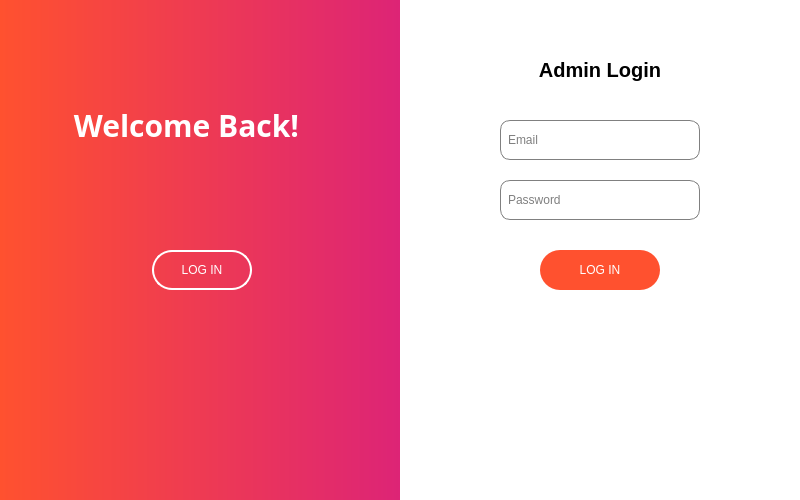
<?xml version="1.0" encoding="UTF-8"?>
<ui version="4.0">
 <class>AdminLogin</class>
 <widget class="QWidget" name="AdminLogin">
  <property name="geometry">
   <rect>
    <x>0</x>
    <y>0</y>
    <width>800</width>
    <height>500</height>
   </rect>
  </property>
  <property name="windowTitle">
   <string>Login</string>
  </property>
  <widget class="QWidget" name="leftPanel" native="true">
   <property name="geometry">
    <rect>
     <x>0</x>
     <y>0</y>
     <width>400</width>
     <height>500</height>
    </rect>
   </property>
   <property name="styleSheet">
    <string>background: qlineargradient(spread:pad, x1:0, y1:0, x2:1, y2:0, stop:0 #FF512F, stop:1 #DD2476);</string>
   </property>
   <widget class="QLabel" name="welcomeLabel">
    <property name="geometry">
     <rect>
      <x>71</x>
      <y>100</y>
      <width>231</width>
      <height>50</height>
     </rect>
    </property>
    <property name="font">
     <font>
      <family>Arial Rounded MT</family>
      <pointsize>-1</pointsize>
      <bold>true</bold>
     </font>
    </property>
    <property name="styleSheet">
     <string notr="true">color: white; font-size: 30px; font-weight: bold; background-color: transparent;</string>
    </property>
    <property name="text">
     <string>Welcome Back!</string>
    </property>
    <property name="alignment">
     <set>Qt::AlignmentFlag::AlignCenter</set>
    </property>
   </widget>
   <widget class="QPushButton" name="signInButton">
    <property name="geometry">
     <rect>
      <x>152</x>
      <y>250</y>
      <width>100</width>
      <height>40</height>
     </rect>
    </property>
    <property name="styleSheet">
     <string>background-color: transparent; color: white; border: 2px solid white; border-radius: 20px; padding: 5px;</string>
    </property>
    <property name="text">
     <string>LOG IN</string>
    </property>
   </widget>
  </widget>
  <widget class="QWidget" name="rightPanel" native="true">
   <property name="geometry">
    <rect>
     <x>400</x>
     <y>0</y>
     <width>400</width>
     <height>500</height>
    </rect>
   </property>
   <property name="styleSheet">
    <string>background: white;</string>
   </property>
   <widget class="QLabel" name="loginLabel">
    <property name="geometry">
     <rect>
      <x>120</x>
      <y>50</y>
      <width>160</width>
      <height>40</height>
     </rect>
    </property>
    <property name="styleSheet">
     <string>color: black; font-size: 20px; font-weight: bold;</string>
    </property>
    <property name="text">
     <string>Admin Login</string>
    </property>
    <property name="alignment">
     <set>Qt::AlignmentFlag::AlignCenter</set>
    </property>
   </widget>
   <widget class="QLineEdit" name="emailInput">
    <property name="geometry">
     <rect>
      <x>100</x>
      <y>120</y>
      <width>200</width>
      <height>40</height>
     </rect>
    </property>
    <property name="styleSheet">
     <string>border: 1px solid gray; border-radius: 10px; padding: 5px;</string>
    </property>
    <property name="placeholderText">
     <string>Email</string>
    </property>
   </widget>
   <widget class="QLineEdit" name="passwordInput">
    <property name="geometry">
     <rect>
      <x>100</x>
      <y>180</y>
      <width>200</width>
      <height>40</height>
     </rect>
    </property>
    <property name="styleSheet">
     <string>border: 1px solid gray; border-radius: 10px; padding: 5px;</string>
    </property>
    <property name="echoMode">
     <enum>QLineEdit::EchoMode::Password</enum>
    </property>
    <property name="placeholderText">
     <string>Password</string>
    </property>
   </widget>
   <widget class="QPushButton" name="logInButton">
    <property name="geometry">
     <rect>
      <x>140</x>
      <y>250</y>
      <width>120</width>
      <height>40</height>
     </rect>
    </property>
    <property name="styleSheet">
     <string>background-color: #FF512F; color: white; border-radius: 20px; padding: 5px;</string>
    </property>
    <property name="text">
     <string>LOG IN</string>
    </property>
   </widget>
  </widget>
 </widget>
 <resources/>
 <connections/>
</ui>
